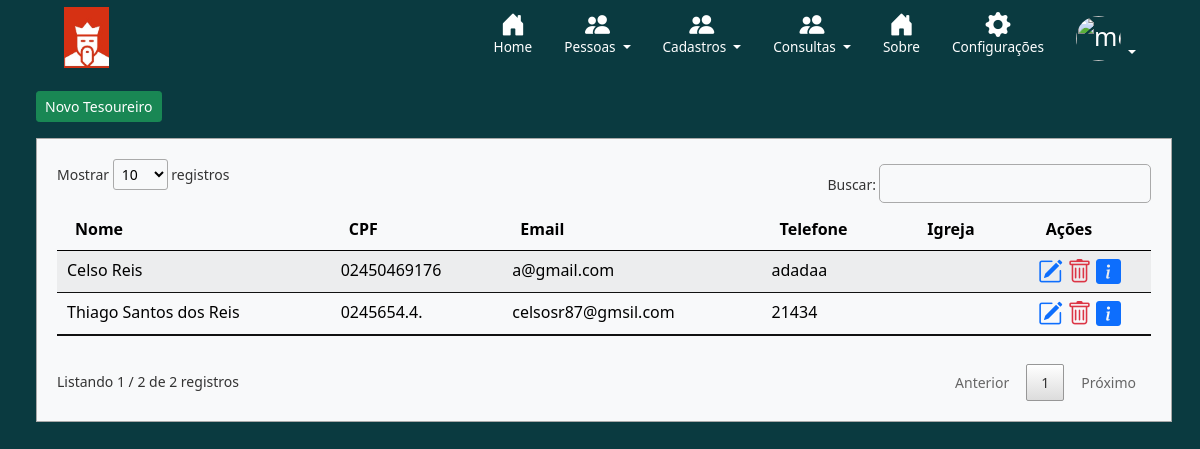
The app's page /listar/tesoureiro/ (signed in), older data.
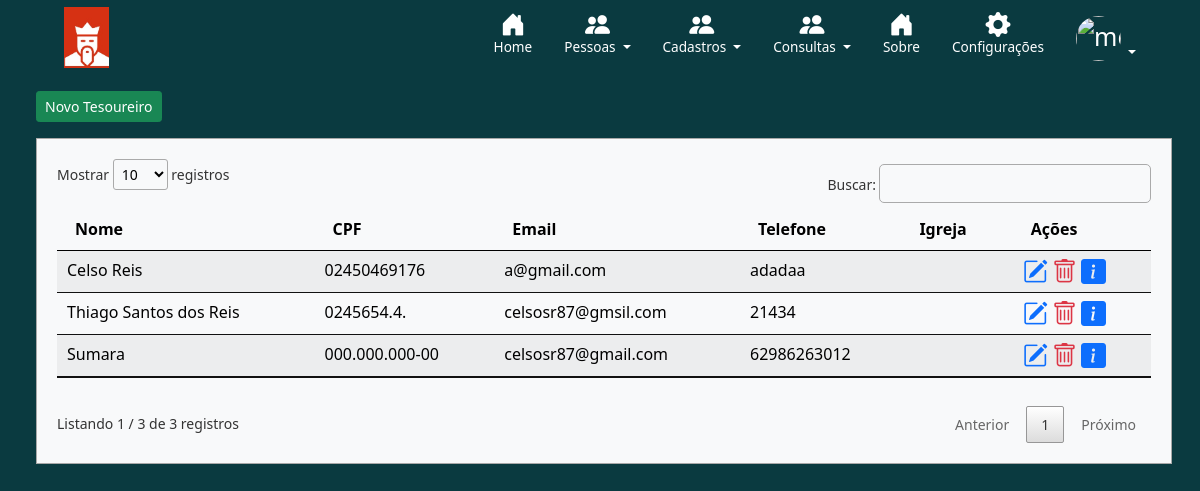
The same page, newer data.
### cadastros/models.py (models this page shows, shortened)
class Tesoureiro(models.Model):
    nome = models.CharField(max_length=100, verbose_name='Nome')
    cpf = models.CharField(max_length=20, verbose_name='CPF')
    endereco = models.CharField(max_length=255, verbose_name='Endereço')
    email = models.EmailField(max_length=60, verbose_name='E-mail', blank=True)
    telefone = models.CharField(max_length=20, verbose_name='Telefone')

### cadastros/views.py (the view)
# urls.py: path('listar/tesoureiro/', TesoureiroList.as_view(), name='listar-tesoureiro'),
class TesoureiroList(LoginRequiredMixin, ListView):
    login_url = reverse_lazy('login')
    model = Tesoureiro
    template_name = 'cadastros/listas/formtesoureiro.html'

### cadastros/templates/cadastros/listas/formtesoureiro.html (shortened to what this page needs)
{% extends 'paginas/modelo.html' %}
{% load static %}
{% block dashboard %}
<div class="container-fluid mb-4 mx-4">
    <div class="col-md-12 my-3">
        <a href="{% url 'cadastrar-tesoureiro' %}" type="button" class="btn btn-success btn-sm">Novo Tesoureiro</a>
    </div>
    <div class="tabela bg-light">
            <table id="example" class="table table-striped table-light table-hover my-4 my-4" style="width:100%">
                <thead>
                    <tr>
                        <th>Nome</th>
                        <th>CPF</th>
                        <th class="esc">Email</th>
                        <th class="esc">Telefone</th>
                        <th class="esc">Igreja</th>
                        <th>Ações</th>
                    </tr>
                </thead>
                <tbody>
                    {% for tesoureiro in object_list %}
                    <tr>
                        <td>{{ tesoureiro.nome }}</td>
                        <td>{{ tesoureiro.cpf }}</td>
                        <td class="esc">{{ tesoureiro.email }}</td>
                        <td class="esc">{{ tesoureiro.telefone }}</td>
                        <td class="esc">{{ tesoureiro.igreja }}</td>
                        <td>
                            <a href="{% url 'editar-tesoureiro' tesoureiro.pk %}"  title="Editar Registro">	<i class="bi bi-pencil-square text-primary"></i> </a>
                            <a href="{% url 'excluir-tesoureiro' tesoureiro.pk %}" title="Excluir">	<i class="bi bi-trash text-danger"></i> </a>
                            <a href="#" onclick="dados('{{ tesoureiro.nome }}', '{{ tesoureiro.cpf }}', '{{ tesoureiro.email }}', '{{ tesoureiro.telefone }}', '{{ tesoureiro.endereco }}')" title="Ver Dados">	<i class="bi bi-info-square-fill text-primary"></i> </a>
                        </td>
                    </tr>
                    {% empty %}
                    <tr>
                        <td colspan="3">Nenhum arquivo </td>
                    </tr>
                    {% endfor %}
                </tbody>
            </table>
    </div>
    </div>
{% endblock %}

Row changes from the older to the newer data that the page shows:
added Tesoureiro: nome "Sumara", cpf "000.000.000-00", email "celsosr87@gmail.com", telefone "62986263012"
Text that changed along with them:
text written by a page script: "Mostrar registros Buscar: Listando 1 / 2 de 2 registros Anterior 1 Próximo" → "Mostrar registros Buscar: Listando 1 / 3 de 3 registros Anterior 1 Próximo"
